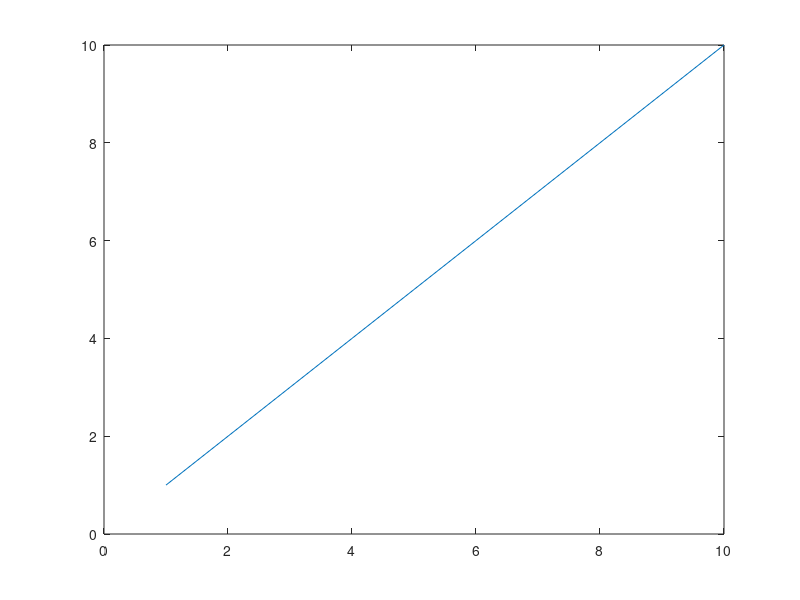

Write the MATLAB code that produced this figure.
% 
% sigma = 1;
% 
% n = 1000;
% x = normrnd(0,sigma,1,n);
% mu = 0;
% 
% tic()
% 
% for i=1:100
% X = multn(x,mu,sigma);
% end
% 
% toc()




s = 10:-1:1;
t = 10:-1:1;

plot(s,t)